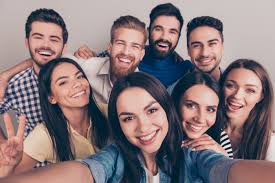
#> input picture images/test4.jpg, 275 x 183 px
$ jupyter execute 1_Face_Detection_using_openCV_Haar_Cascade_classifier.ipynb   (shell and % lines are left out)
#> lines starting #> are read from the running program, lines starting #| are printed output that depends on the picture; after the words box and inside, x2 and y2 are one past the last pixel; in counts of white or black regions, pixels touching at a corner belong together
## Face detection is a problem in computer vision of locating and localizing one or more faces in a photograph.

Locating a face in a photograph refers to finding the coordinate of the face in the image, whereas localization refers to demarcating the extent of the face, often via a bounding box around the face.

OpenCV is an image and video processing library and is used for image and video analysis, like facial detection, license plate reading, photo editing, advanced robotic vision, optical character recognition,

Face detection is a computer vision technology that helps to locate/visualize human faces in digital images. This technique is a specific use case of object detection technology.OpenCV essentially stands for Open Source Computer Vision Library.OpenCV-Python is the python API for OpenCV. You can think of it as a python wrapper around the C++ implementation of OpenCV

An image is nothing but a standard Numpy array containing pixels of data points. More the number of pixels in an image, the better is its resolution. You can think of pixels to be tiny blocks of information arranged in the form of a 2 D grid, and the depth of a pixel refers to the colour information present in it. In order to be processed by a computer, an image needs to be converted into a binary form

Number of colors/ shades = 2^bpp where bpp represents bits per pixel.Naturally, more the number of bits/pixels, more possible colours in the images

A binary image consists of 1 bit/pixel and so can have only two possible colours, i.e., black or white. Black is represented by the value 0 while 1 represents white.

A grayscale image consists of 8 bits per pixel. This means it can have 256 different shades where 0 pixels will represent black colour while 255 denotes white. For example, the image below shows a grayscale image represented in the form of an array. A grayscale image has only 1 channel where the channel represents dimension.

Coloured images are represented as a combination of Red, Blue, and Green, and all the other colours can be achieved by mixing these primary colours in the correct proportions.A coloured image also consists of 8 bits per pixel. As a result, 256 different shades of colours can be represented with 0 denoting black and 255 white.

[cell 1]
# importing libraries
import numpy as np
import matplotlib.pyplot as plt
import seaborn as sns
import cv2

### OpenCV and matplotlib have different orders of primary colours. Whereas OpenCV reads images in the form of BGR, matplotlib, on the other hand, follows the order of RGB. Thus, when we read a file through OpenCV, we read it as if it contains channels in the order of blue, green and red.However, when we display the image using matplotlib, the red and blue channel gets swapped. To avoid this issue, we will transform the channel to how matplotlib expects it to be using the function cvtColor

Face detection is a technique that identifies or locates human faces in digital images. A typical example of face detection occurs when we take photographs through our smartphones, and it instantly detects faces in the picture. Face detection is different from Face recognition. Face detection detects merely the presence of faces in an image while facial recognition involves identifying whose face it is.

Face detection is performed by using classifiers. A classifier is essentially an algorithm that decides whether a given image is positive(face) or negative(not a face). A classifier needs to be trained on thousands of images with and without faces. Fortunately, OpenCV already has two pre-trained face detection classifiers, which can readily be used in a program. The two classifiers are:Haar Classifier and Local Binary Pattern(LBP) classifier.opencv face detector expects gray images

Haar cascade files
OpenCV comes with a lot of pre-trained classifiers. For instance, there are classifiers for smile, eyes, face, etc. These come in the form of XML files and are located in the folder opencv/data/haarcascades/

[cell 2]
# loading the image
img1=cv2.imread('images/test4.jpg')
#> img1 is the input picture: shape (183, 275, 3); mean B, G, R 121.8, 119.1, 135.9
print(img1)
#> (printed output is left out)
print(img1.shape)
#| (183, 275, 3)
print(type(img1))
#| <class 'numpy.ndarray'>
plt.imshow(img1)

the above image is different then the real image as cv uses bgr whereas matplotlib uses rgb format.so to see real image we can use color converter function cvtColor

[cell 3]
img1_r=cv2.cvtColor(img1,cv2.COLOR_BGR2RGB)
plt.imshow(img1_r)

[cell 4]
from cv2 import CascadeClassifier
#Lets load a pretrained frontal face classifier
classifier = cv2.CascadeClassifier('haarcascades/haarcascade_frontalface_default.xml')

[cell 5]
#For detecting face we need to follow some basic steps:
##1 convert the raw image to gray image using cvtColor() method as open cv for face detector expects gray images
##2 oonce gray image we got then we can use pretrained haar cascade classifier to detect faces
##3 get the coordinates of the rectange box
##4 whatever coordinates we get we need to draw rectange on the test image detecting face in the image

#function to detect face
def face_detection(test_image,classifier):
    #lets first make a copy of the original image to avoid any changes
    test_image_copy=test_image.copy()
    #Now lets convert this image to grayscale
    gray_test_images=cv2.cvtColor(test_image_copy,cv2.COLOR_BGR2GRAY)
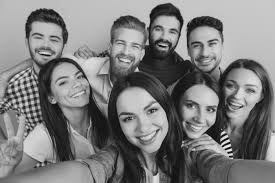
#> gray_test_images: shape (183, 275); min 6, max 243, mean 124.4

    #Now after this we apply pretrained haar classifier to detect faces,we basically get coordinates of rectangle
    rect_faces=classifier.detectMultiScale(gray_test_images)
#> rect_faces = [[108, 29, 40, 40], [146, 15, 40, 40], [183, 27, 45, 45], [23, 20, 45, 45], [174, 87, 52, 52], [217, 68, 50, 50], [68, 57, 50, 50], [110, 90, 62, 62]]
    # Let us print the no. of faces found
    print('Faces found: ', len(rect_faces))
#| Faces found:  8
    # lets print out the binding boxes coordinates for each of the detected faces
    for box in rect_faces:
        print(box)
#> this loop made 8 passes
#| [108  29  40  40]
#| [146  15  40  40]
#| [183  27  45  45]
#| [23 20 45 45]
#| [174  87  52  52]
#| [217  68  50  50]
#| [68 57 50 50]
#| [110  90  62  62]
    #Now lets loop over all the coordinates it returned and draw rectange around them using open CV.Here we use original image not grey one
    for (x,y,w,h) in rect_faces:
        cv2.rectangle(test_image_copy,(x,y),(x+w,y+h),(0,255,0),2)
        test_image_copy_r=cv2.cvtColor(test_image_copy,cv2.COLOR_BGR2RGB)
        plt.imshow(test_image_copy_r)
#> this loop made 8 passes
#> pass 3, in face_detection, `test_image_copy_r=cv2.cvtColor(test_image_copy,cv2.COLOR_BGR2RGB)`:
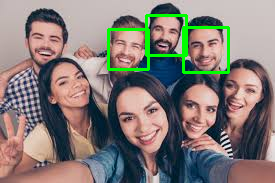
#> test_image_copy_r: shape (183, 275, 3); mean R, G, B 132.6, 123.3, 118.5
#> after the loop:
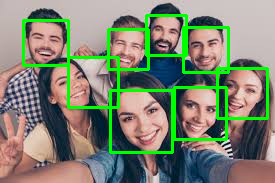
#> test_image_copy: shape (183, 275, 3); 8.67% of pixels changed, all inside (x1, y1, x2, y2) = (22, 14, 269, 154)
    return test_image_copy_r

[cell 6]
#loading image
test_image = cv2.imread('images/test4.jpg')

[cell 7]
face_detection(test_image,classifier)
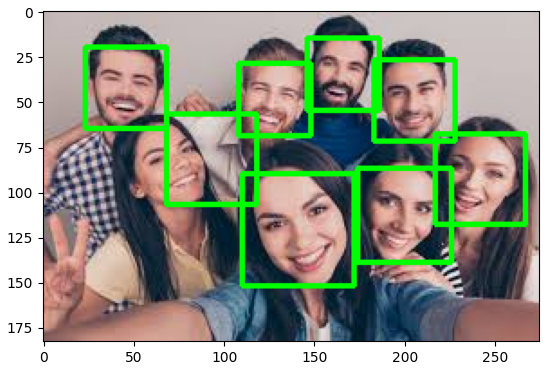
#> figure drawn by matplotlib, 1 panel

$ run again, with images/test0.jpg copied over images/test4.jpg
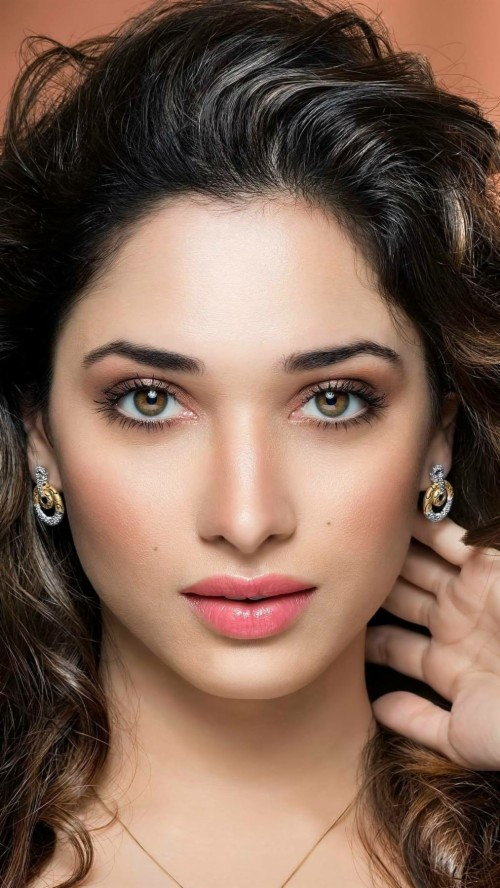
#> input picture images/test0.jpg, 500 x 888 px
#> img1 is the input picture: shape (888, 500, 3); mean B, G, R 83.6, 99.1, 127.3
#> (printed output is left out)
#| (888, 500, 3)
#| <class 'numpy.ndarray'>
#> in face_detection, `gray_test_images=cv2.cvtColor(test_image_copy,cv2.COLOR_BGR2GRAY)`:
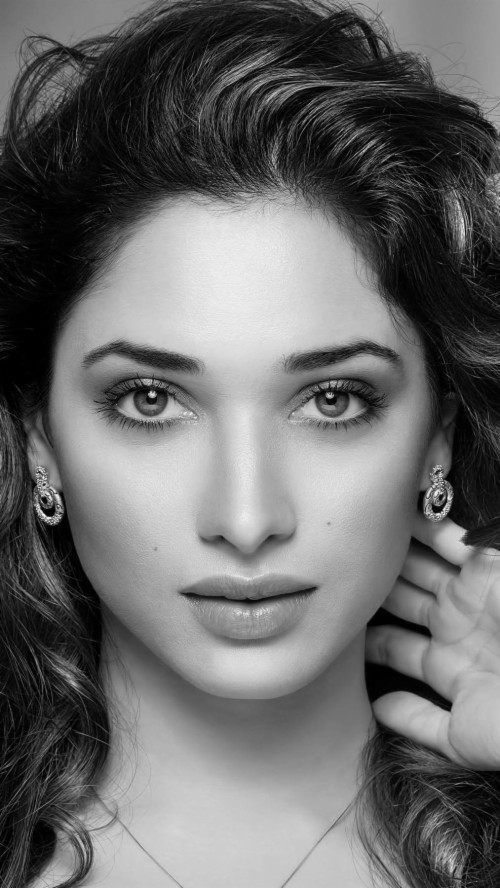
#> gray_test_images: shape (888, 500); min 0, max 242, mean 105.7
#> rect_faces = [[53, 805, 80, 80], [48, 263, 397, 397]]
#| Faces found:  2
#> the loop in face_detection, `for box in rect_faces:` made 2 passes
#> (printed output is left out)
#> the loop in face_detection, `for (x,y,w,h) in rect_faces:` made 2 passes
#> `[cell 7] face_detection(test_image,classifier)`:
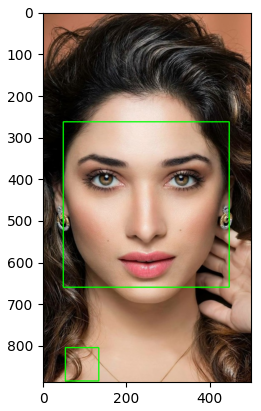
#> figure drawn by matplotlib, 1 panel

$ run again, with images/test1.jpg copied over images/test4.jpg
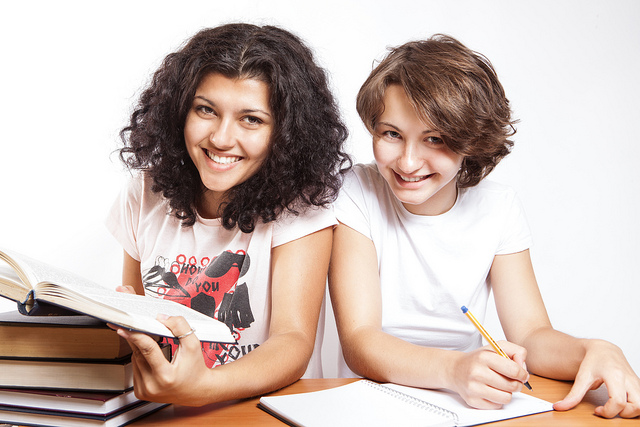
#> input picture images/test1.jpg, 640 x 427 px
#> img1 is the input picture: shape (427, 640, 3); mean B, G, R 179.7, 186.7, 204
#> (printed output is left out)
#| (427, 640, 3)
#| <class 'numpy.ndarray'>
#> in face_detection, `gray_test_images=cv2.cvtColor(test_image_copy,cv2.COLOR_BGR2GRAY)`:
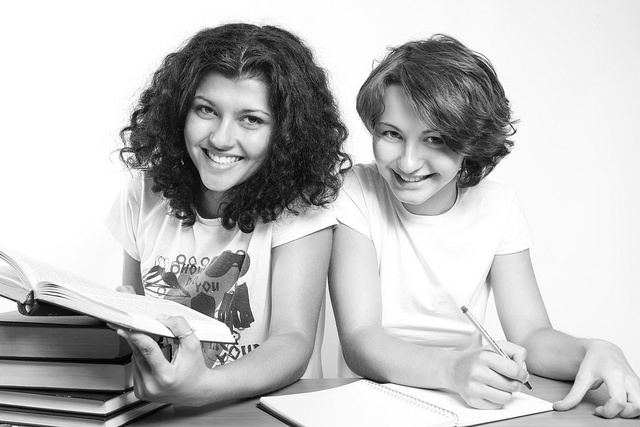
#> gray_test_images: shape (427, 640); min 0, max 255, mean 191.1
#> rect_faces = [[174, 75, 107, 107], [360, 102, 101, 101]]
#| Faces found:  2
#> the loop in face_detection, `for box in rect_faces:` made 2 passes
#> (printed output is left out)
#> the loop in face_detection, `for (x,y,w,h) in rect_faces:` made 2 passes
#> `[cell 7] face_detection(test_image,classifier)`:
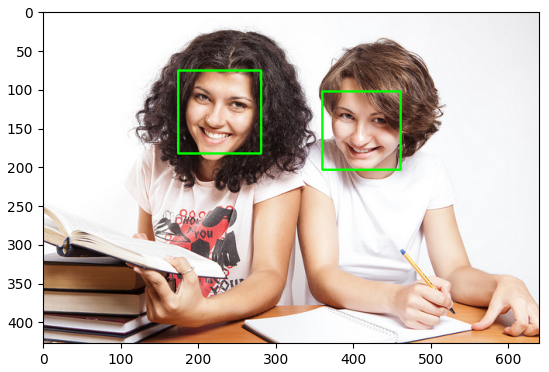
#> figure drawn by matplotlib, 1 panel

$ run again, with images/test2.jpg copied over images/test4.jpg
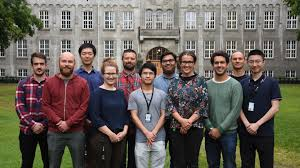
#> input picture images/test2.jpg, 300 x 168 px
#> img1 is the input picture: shape (168, 300, 3); mean B, G, R 87.8, 95.5, 101.6
#> (printed output is left out)
#| (168, 300, 3)
#| <class 'numpy.ndarray'>
#> in face_detection, `gray_test_images=cv2.cvtColor(test_image_copy,cv2.COLOR_BGR2GRAY)`:
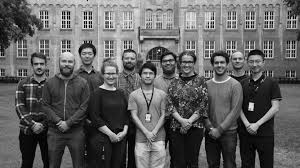
#> gray_test_images: shape (168, 300); min 0, max 254, mean 96.5
#> rect_faces = [[131, 123, 41, 41]]
#| Faces found:  1
#> the loop in face_detection, `for box in rect_faces:` made 1 pass
#> (printed output is left out)
#> the loop in face_detection, `for (x,y,w,h) in rect_faces:` made 1 pass
#> after the loop in face_detection, `for (x,y,w,h) in rect_faces:`:
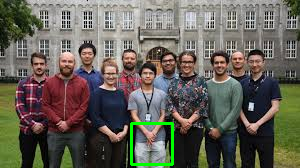
#> test_image_copy: shape (168, 300, 3); 0.97% of pixels changed, all inside (x1, y1, x2, y2) = (130, 122, 174, 166)
